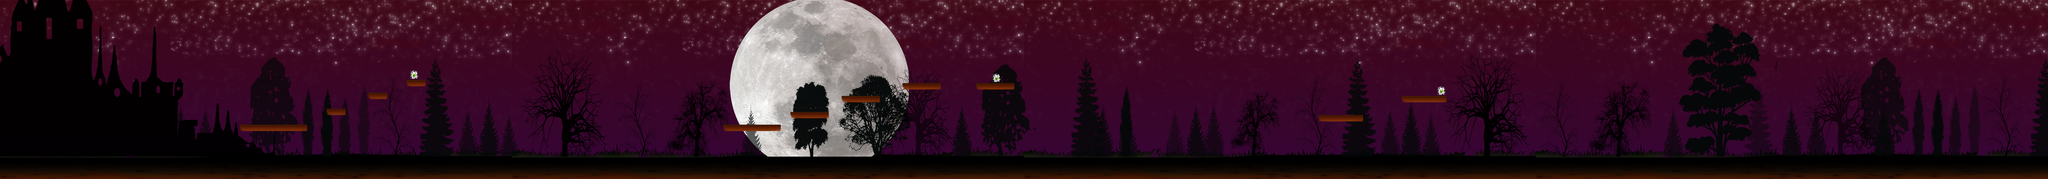

A level layout from a 2D game, rendered from its tile map. Below: a short description, then the map file with tile-grid data replaced by summaries:
An orthogonal 640x56 tile map with 16x16 px tiles, 5 tile layers (Fondo, Luna, Treeline, Plataformas, ...), 6 tilesets.

<map version="1.0" orientation="orthogonal" renderorder="right-down" width="640" height="56" tilewidth="16" tileheight="16" nextobjectid="1">
 <tileset firstgid="1" name="Fondo_2pant" tilewidth="16" tileheight="16" tilecount="8960" columns="160">
  <image source="Fondo_2pant.jpg" width="2560" height="900" />
 </tileset>
 <tileset firstgid="8961" name="Luna" tilewidth="16" tileheight="16" tilecount="3080" columns="56">
  <image source="Arboles/luna.png" width="901" height="884" />
 </tileset>
 <tileset firstgid="12041" name="Treeline" tilewidth="16" tileheight="16" tilecount="76077" columns="963">
  <image source="Arboles/Treeline.png" width="15423" height="1267" />
 </tileset>
 <tileset firstgid="88118" name="fuego" tilewidth="16" tileheight="16" tilecount="69" columns="23">
  <image source="Arboles/Fuego.png" width="380" height="50" />
  <tile id="0">
   <animation>
    <frame tileid="0" duration="100" />
    <frame tileid="3" duration="100" />
    <frame tileid="6" duration="100" />
    <frame tileid="9" duration="100" />
    <frame tileid="12" duration="100" />
    <frame tileid="15" duration="100" />
    <frame tileid="18" duration="100" />
   </animation>
  </tile>
  <tile id="1">
   <animation>
    <frame tileid="1" duration="100" />
    <frame tileid="4" duration="100" />
    <frame tileid="7" duration="100" />
    <frame tileid="10" duration="100" />
    <frame tileid="13" duration="100" />
    <frame tileid="16" duration="100" />
    <frame tileid="19" duration="100" />
   </animation>
  </tile>
  <tile id="2">
   <animation>
    <frame tileid="2" duration="100" />
    <frame tileid="5" duration="100" />
    <frame tileid="8" duration="100" />
    <frame tileid="11" duration="100" />
    <frame tileid="14" duration="100" />
    <frame tileid="17" duration="100" />
    <frame tileid="20" duration="100" />
   </animation>
  </tile>
  <tile id="23">
   <animation>
    <frame tileid="23" duration="100" />
    <frame tileid="26" duration="100" />
    <frame tileid="29" duration="100" />
    <frame tileid="32" duration="100" />
    <frame tileid="35" duration="100" />
    <frame tileid="38" duration="100" />
    <frame tileid="41" duration="100" />
   </animation>
  </tile>
  <tile id="24">
   <animation>
    <frame tileid="24" duration="100" />
    <frame tileid="27" duration="100" />
    <frame tileid="30" duration="100" />
    <frame tileid="33" duration="100" />
    <frame tileid="36" duration="100" />
    <frame tileid="39" duration="100" />
    <frame tileid="42" duration="100" />
   </animation>
  </tile>
  <tile id="25">
   <animation>
    <frame tileid="25" duration="100" />
    <frame tileid="28" duration="100" />
    <frame tileid="31" duration="100" />
    <frame tileid="34" duration="100" />
    <frame tileid="37" duration="100" />
    <frame tileid="40" duration="100" />
    <frame tileid="43" duration="100" />
   </animation>
  </tile>
  <tile id="46">
   <animation>
    <frame tileid="46" duration="100" />
    <frame tileid="49" duration="100" />
    <frame tileid="52" duration="100" />
    <frame tileid="55" duration="100" />
    <frame tileid="58" duration="100" />
    <frame tileid="61" duration="100" />
    <frame tileid="64" duration="100" />
   </animation>
  </tile>
  <tile id="47">
   <animation>
    <frame tileid="47" duration="100" />
    <frame tileid="50" duration="100" />
    <frame tileid="53" duration="100" />
    <frame tileid="56" duration="100" />
    <frame tileid="59" duration="100" />
    <frame tileid="62" duration="100" />
    <frame tileid="65" duration="100" />
   </animation>
  </tile>
  <tile id="48">
   <animation>
    <frame tileid="48" duration="100" />
    <frame tileid="51" duration="100" />
    <frame tileid="54" duration="100" />
    <frame tileid="57" duration="100" />
    <frame tileid="60" duration="100" />
    <frame tileid="63" duration="100" />
    <frame tileid="66" duration="100" />
   </animation>
  </tile>
  <tile id="66">
   <animation>
    <frame tileid="0" duration="100" />
    <frame tileid="1" duration="100" />
    <frame tileid="2" duration="100" />
    <frame tileid="3" duration="100" />
    <frame tileid="4" duration="100" />
    <frame tileid="5" duration="100" />
    <frame tileid="6" duration="100" />
    <frame tileid="7" duration="100" />
    <frame tileid="8" duration="100" />
    <frame tileid="9" duration="100" />
    <frame tileid="10" duration="100" />
    <frame tileid="11" duration="100" />
    <frame tileid="12" duration="100" />
    <frame tileid="13" duration="100" />
    <frame tileid="14" duration="100" />
    <frame tileid="15" duration="100" />
    <frame tileid="16" duration="100" />
    <frame tileid="17" duration="100" />
    <frame tileid="18" duration="100" />
    <frame tileid="19" duration="100" />
    <frame tileid="20" duration="100" />
    <frame tileid="23" duration="100" />
    <frame tileid="24" duration="100" />
    <frame tileid="25" duration="100" />
    <frame tileid="26" duration="100" />
    <frame tileid="27" duration="100" />
    <frame tileid="28" duration="100" />
    <frame tileid="29" duration="100" />
    <frame tileid="30" duration="100" />
    <frame tileid="31" duration="100" />
    <frame tileid="32" duration="100" />
    <frame tileid="33" duration="100" />
    <frame tileid="34" duration="100" />
    <frame tileid="35" duration="100" />
    <frame tileid="36" duration="100" />
    <frame tileid="37" duration="100" />
    <frame tileid="38" duration="100" />
    <frame tileid="39" duration="100" />
    <frame tileid="40" duration="100" />
    <frame tileid="41" duration="100" />
    <frame tileid="42" duration="100" />
    <frame tileid="43" duration="100" />
    <frame tileid="46" duration="100" />
    <frame tileid="47" duration="100" />
    <frame tileid="48" duration="100" />
    <frame tileid="49" duration="100" />
    <frame tileid="50" duration="100" />
    <frame tileid="51" duration="100" />
    <frame tileid="52" duration="100" />
    <frame tileid="53" duration="100" />
    <frame tileid="54" duration="100" />
    <frame tileid="55" duration="100" />
    <frame tileid="56" duration="100" />
    <frame tileid="57" duration="100" />
    <frame tileid="58" duration="100" />
    <frame tileid="59" duration="100" />
    <frame tileid="60" duration="100" />
    <frame tileid="61" duration="100" />
    <frame tileid="62" duration="100" />
    <frame tileid="63" duration="100" />
    <frame tileid="64" duration="100" />
    <frame tileid="65" duration="100" />
    <frame tileid="66" duration="100" />
   </animation>
  </tile>
 </tileset>
 <tileset firstgid="88187" name="Gemas" tilewidth="16" tileheight="16" tilecount="1" columns="1">
  <image source="Arboles/G1__0001_Verde.png" width="26" height="30" />
 </tileset>
 <tileset firstgid="88188" name="Pl" tilewidth="16" tileheight="16" tilecount="56" columns="28">
  <image source="Arboles/Plataformas 2.png" width="458" height="40" />
 </tileset>
 <layer name="Fondo" width="640" height="56">
  <data>[35840 cells, 35840 non-empty, 8960 distinct tile ids]</data>
 </layer>
 <layer name="Luna" width="640" height="56">
  <data>[35840 cells, 3025 non-empty, 3024 distinct tile ids]</data>
 </layer>
 <layer name="Treeline" width="640" height="56" opacity="0.97">
  <data>[35840 cells, 35840 non-empty, 35830 distinct tile ids]</data>
 </layer>
 <layer name="Plataformas" width="640" height="56">
  <data>[35840 cells, 4746 non-empty, 1152 distinct tile ids]</data>
 </layer>
 <layer name="Gemas" width="640" height="56">
  <data>[35840 cells, 27 non-empty, 9 distinct tile ids]</data>
 </layer>
</map>